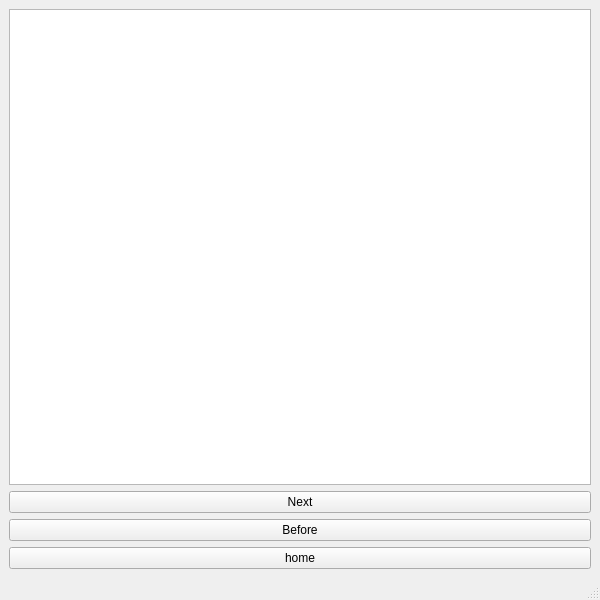
<?xml version="1.0" encoding="UTF-8"?>
<ui version="4.0">
 <class>MainWindow</class>
 <widget class="QMainWindow" name="MainWindow">
  <property name="geometry">
   <rect>
    <x>0</x>
    <y>0</y>
    <width>600</width>
    <height>600</height>
   </rect>
  </property>
  <property name="windowTitle">
   <string>MainWindow</string>
  </property>
  <widget class="QWidget" name="centralwidget">
   <layout class="QVBoxLayout" name="verticalLayout">
    <item>
     <widget class="QTextBrowser" name="post_textBrowser"/>
    </item>
    <item>
     <widget class="QPushButton" name="NextButton">
      <property name="text">
       <string>Next</string>
      </property>
     </widget>
    </item>
    <item>
     <widget class="QPushButton" name="BeforeButton">
      <property name="text">
       <string>Before</string>
      </property>
     </widget>
    </item>
    <item>
     <widget class="QPushButton" name="homeButton">
      <property name="text">
       <string>home</string>
      </property>
     </widget>
    </item>
   </layout>
  </widget>
  <widget class="QMenuBar" name="menubar">
   <property name="geometry">
    <rect>
     <x>0</x>
     <y>0</y>
     <width>600</width>
     <height>22</height>
    </rect>
   </property>
  </widget>
  <widget class="QStatusBar" name="statusbar"/>
 </widget>
 <resources/>
 <connections/>
</ui>
